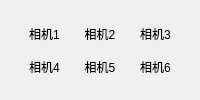
      <widget class="QWidget" name="tab_camera">
       <attribute name="title">
        <string>相机</string>
       </attribute>
       <layout class="QVBoxLayout" name="verticalLayout_7">
        <item>
         <widget class="QWidget" name="widgetVideo" native="true">
          <layout class="QGridLayout" name="gridLayout">
           <item row="0" column="0">
            <widget class="QLabel" name="labCh1">
             <property name="text">
              <string>相机1</string>
             </property>
             <property name="alignment">
              <set>Qt::AlignCenter</set>
             </property>
            </widget>
           </item>
           <item row="0" column="1">
            <widget class="QLabel" name="labCh2">
             <property name="text">
              <string>相机2</string>
             </property>
             <property name="alignment">
              <set>Qt::AlignCenter</set>
             </property>
            </widget>
           </item>
           <item row="0" column="2">
            <widget class="QLabel" name="labCh3">
             <property name="text">
              <string>相机3</string>
             </property>
             <property name="alignment">
              <set>Qt::AlignCenter</set>
             </property>
            </widget>
           </item>
           <item row="1" column="0">
            <widget class="QLabel" name="labCh4">
             <property name="text">
              <string>相机4</string>
             </property>
             <property name="alignment">
              <set>Qt::AlignCenter</set>
             </property>
            </widget>
           </item>
           <item row="1" column="1">
            <widget class="QLabel" name="labCh5">
             <property name="text">
              <string>相机5</string>
             </property>
             <property name="alignment">
              <set>Qt::AlignCenter</set>
             </property>
            </widget>
           </item>
           <item row="1" column="2">
            <widget class="QLabel" name="labCh6">
             <property name="text">
              <string>相机6</string>
             </property>
             <property name="alignment">
              <set>Qt::AlignCenter</set>
             </property>
            </widget>
           </item>
          </layout>
         </widget>
        </item>
       </layout>
      </widget>
